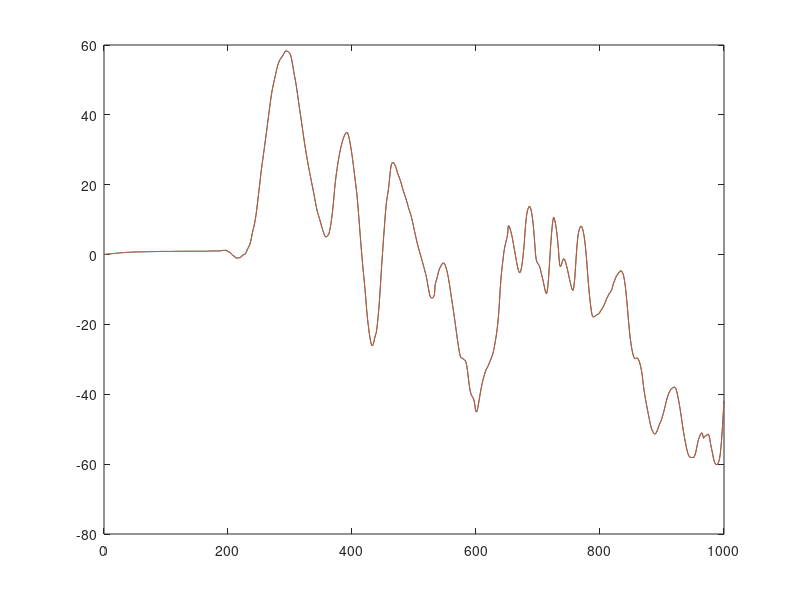

The MATLAB source for this figure:
 X = csvread('csv_matter.csv');  
 Y=[,];
ax_f=0;
ay_f=0;
az_f=0;
gx_f=0;
gy_f=0;
gz_f=0;
gx_l=0;
gy_l=0;
gz_l=0;
a_p=0;
a_r=0;
angle_p=0;
angle_r=0;
num=1000;
for n = 1:num#rows(A)                        
n
w=X(n,:);
axh=w(1);
axl=w(2);
ayh=w(3);
ayl=w(4);
azh=w(5);
azl=w(6);
ax=bitor(bitshift(axh,8),axl);
ay=bitor(bitshift(ayh,8),ayl);
az=bitor(bitshift(azh,8),azl);
if ax>32767
    ax=ax-65536;
  endif  
  if ay>32767
    ay=ay-65536;
  endif
  if az>32767
    az=az-65536;
  endif  
  ax=ax/16384;
  ay=ay/16384;
  az=az/16384;
gxh=w(7);
gxl=w(8);
gyh=w(9);
gyl=w(10);
gzh=w(11);
gzl=w(12);
gx=bitor(bitshift(gxh,8),gxl);
gy=bitor(bitshift(gyh,8),gyl);
gz=bitor(bitshift(gzh,8),gzl);
 if gx>32767
    gx=gx-65536;
  endif  
  if gy>32767
    gy=gy-65536;
  endif
  if gz>32767
    gz=gz-65536;
  endif
  gx=gx/131;
  gy=gy/131;
  gz=gz/131;
f_cut=5;
dt = 1/100;  #time in seconds
Tau= 1/(2*pi*f_cut);
alpha = Tau/(Tau+dt);

ax_f=(1-alpha)*ax+alpha*ax_f;
ay_f=(1-alpha)*ay+alpha*ay_f;
az_f=(1-alpha)*az+alpha*az_f;
gx_f= (1-alpha)*gx_f + (1-alpha)*(gx-gx_l);
gy_f= (1-alpha)*gy_f + (1-alpha)*(gy-gy_l);
gz_f= (1-alpha)*gz_f + (1-alpha)*(gz-gz_l);
gx_l = gx;
gy_l = gy; 
gz_l = gz;

 alpha = 0.03;
  dt = 1/100;
  gc_p=gx_f
  ac_p=atan2(ay_f,abs(az_f))*180/pi
  
  a_p=(1-alpha)*(a_p+-1*gc_p*dt)+(alpha)*(ac_p)
  
  gc_r=gy_f
  ac_r=atan2(ax_f,abs(az_f))*180/pi
  a_r=(1-alpha)*(a_r+-1*gc_r*dt)+(alpha)*(ac_r) 
Y(n,1)=a_p;

endfor

G = csvread('csv_output.csv');
x=[1:num];
plot(x,G(1:num,1),x,Y(:,1))
